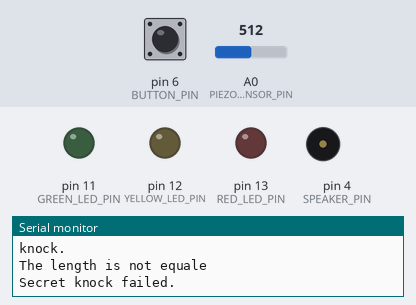
The sketch below on a simulated Arduino Uno, built with avr-gcc and run on an emulated ATmega328P. Shown: output pins drawn as LEDs (lit = HIGH), buzzer (waves = sounding), the last lines printed to the serial monitor. Inputs (shaded band) come from the test bench; at power-on: pin 6 (BUTTON_PIN) LOW, A0 (PIEZO_SENSOR_PIN) = 512. EEPROM starts erased.

Above: at 11.1 s.
11.2 s: pin 6 (BUTTON_PIN) pulled HIGH for 0.15 s
At 12.3 s:
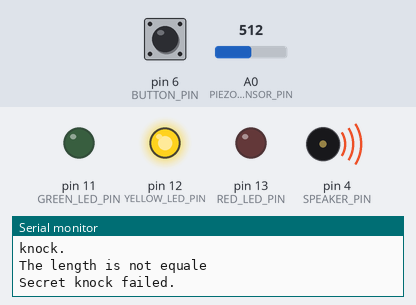
At 14.6 s:
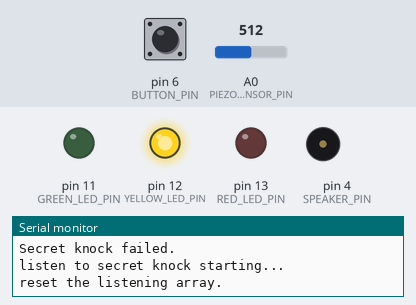
17.9 s: A0 (PIEZO_SENSOR_PIN) set to 548
19.4 s: A0 (PIEZO_SENSOR_PIN) set to 570
Timing chart, 0 to 22.4 s (numbered marks = the images above; inputs shaded):
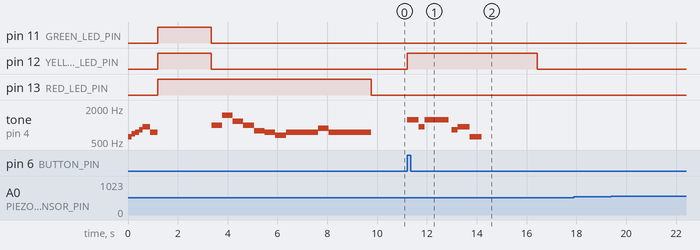

Measured:
- after the input at 11.2 s, pin 12 (YELLOW_LED_PIN): LOW → HIGH at once, → LOW 5.2 s later; tone on pin 4 (SPEAKER_PIN): plays 1245 Hz for 0.48 s, 932 Hz for 0.24 s, 1245 Hz for 0.96 s, 831 Hz for 0.24 s, 932 Hz for 0.48 s, 622 Hz for 0.48 s, starting at once
- after the input at 17.9 s, every drawn part: stays the same
- after the input at 19.4 s, every drawn part: stays the same
- by itself, tone on pin 4 (SPEAKER_PIN): plays 622 Hz for 0.15 s, 698 Hz for 0.15 s, 740 Hz for 0.15 s, 831 Hz for 0.15 s, 932 Hz for 0.30 s, 740 Hz for 0.30 s … (16 notes in this stretch)

The sketch:

EX2.ino
```cpp
/*
                The Secret Knock Detecting Box

The knocking box embedded a piezo sensor for knocking detection.
The Idea behind it is to improve piezo sensitivity and create a more reliable sensor.
The Arduino uses the knocking box as a sensor to record a knocking pattern.
The user can set a recording knocking pattern as a locking code by pressing the program mode button.
Once the user press the program button, the device will play a ringtone and turn on the yellow LED.
The device starts to record the user secret sequence right after the tone and until yellow LED is off.
To enter a secret code attempt to the device, the user has to make a trigger knock.
Once such a trigger established, the device plays a code attempt ringtone, and all LEDs are on.
The device stops to record the attempt once all LEDs are off.
If the attempt succeeded, a Starwar ringtone is played and turn on the green LED.
Otherwise, a failure ringtone is played and turn on the red LED.

* The device uses EEPROM to store the secret code,
 by that, the code does not change when the device is off.

The Circuit:

  * Input:
      Button - 6 - turn into program mode.
      Piezo - A0 - knock sensor.

  * Output:
      Speaker - 9 - play ringtones to indicate user.
      Red Led - 13
      Yello Led - 12
      Green Led - 11

Video link: https://youtu.be/RMhu9U0CG5A


Created By:
  Gilad_Ram #305433260
  Tomer_Maimon #308301498
  Alon_Shprung #203349048
*/


#include <EEPROM.h>

// constants
const byte RED_LED_PIN=  13;
const byte YELLOW_LED_PIN=  12;
const byte GREEN_LED_PIN=  11;
const byte PIEZO_SENSOR_PIN= A0;
const byte SPEAKER_PIN= 4;
const int BUTTON_PIN = 6;
// logic constants
const int rejectValue = 37;        // The max diffrenet value between secret knock and input knock
const int averageRejectValue = 25; // The max average error
const int knockFadeTime = 150;     // Debounce timer between knocks.
const byte INTERVAL_NORMALIZATION_BOUND = 200;
const int MAX_KNOCKS = 30;
const int THRESHOLD = 45;
const int KNOCK_SAMPLE_INTERVAL = 2000;

// Knock variables
byte knockKnockCode[MAX_KNOCKS] = {0, 0, 0, 0, 0}; // Initial with no code... Red Light is ON.
int knockReading[MAX_KNOCKS];
boolean inProgramMode = false;
int pastSoundValue=0;
int currentSoundValue;
int toProgramModebuttonState;
int diffBetweenSensorValues;

// RTTL
char *songATeam = "A-Team:d=8,o=5,b=125:4d#6,a#,2d#6,16p,g#,4a#,4d#";
char *songStarWars = "StarWars:d=4,o=5,b=45:32p,32f#,32f#,32f#,8b.,8f#.6,32e6,32d#6,32c#6,8b.6,16f#.6,32e6,32d#6,32c#6,8b.6,16f#.6,32e6,32d#6,32e6";
char *songGadget = "Gadget:d=16,o=5,b=50:32d#,32f,32f#,32g#,a#,f#";
char *songZelda = "shinobi:d=4,o=5,b=140:b,f#6,d6,b,g,f#,e,2f#.,a,1f#";

// Leds initial state
int redLedState = LOW;
int yellowLedState = LOW;
int greenLedState = LOW;


void setup() {

  // set the digital pin as output:
  pinMode(PIEZO_SENSOR_PIN, INPUT);
  pinMode(BUTTON_PIN, INPUT);
  pinMode(RED_LED_PIN, OUTPUT);
  pinMode(YELLOW_LED_PIN, OUTPUT);
  pinMode(GREEN_LED_PIN, OUTPUT);

  // load date from memory
  loadDataFromMemory();
  Serial.begin(9600);
}


void loop() {

  currentSoundValue  = analogRead(PIEZO_SENSOR_PIN);
  toProgramModebuttonState = digitalRead(BUTTON_PIN);
  diffBetweenSensorValues = currentSoundValue - pastSoundValue;

  if (diffBetweenSensorValues > THRESHOLD){
    // A trigger knock accrued
    play_rtttl(songGadget);
    unlockAttempt();
  }

  pastSoundValue= currentSoundValue;

  if( toProgramModebuttonState == HIGH){
    // Program a new secret code
    digitalWrite(YELLOW_LED_PIN, HIGH);
    play_rtttl(songATeam);
    programNewCode();
  }
}


void resetListeningArray(){
  Serial.println("reset the listening array.");
  int i = 0;
  // First lets reset the listening array.
  for (i=0;i<MAX_KNOCKS;i++){
    knockReading[i]=0;
  }
}


void printListeningArray(){
  Serial.println("printing the listening array.");
  int i = 0;
  // First lets reset the listening array.
  for (i=0;i<MAX_KNOCKS;i++){
    Serial.println(knockKnockCode[i]);
  }
}


void programNewCode(){
  listenToSecretKnock();
  saveNewCodeData();
  // and we blink the green and red alternately to show that program is complete.
  Serial.println("New code stored.");
  printListeningArray();
  digitalWrite(YELLOW_LED_PIN, LOW);
  inProgramMode = false;
}


void unlockAttempt(){
  setAllLeds(HIGH);
  listenToSecretKnock();
  setAllLeds(LOW);
  if (validateKnock() == true){
      // The Knock code is valid!!!
      digitalWrite(GREEN_LED_PIN, HIGH);
      Serial.println("Secret knock succeeded.");
      play_rtttl(songStarWars);
      digitalWrite(GREEN_LED_PIN, LOW);

    }else{
      // The Knock code is not valid!!!
      digitalWrite(RED_LED_PIN, HIGH);
      Serial.println("Secret knock failed.");
      play_rtttl(songZelda);
      digitalWrite(RED_LED_PIN, LOW);
    }
}

// Set all leds to the given value
void setAllLeds(int value){
  digitalWrite(RED_LED_PIN, value);
  digitalWrite(YELLOW_LED_PIN, value);
  digitalWrite(GREEN_LED_PIN, value);
}

void listenToSecretKnock(){
  Serial.println("listen to secret knock starting...");
  int currentNumberOfKnocks=0;               // Incrementer for the array.
  int startTime=millis();                 // Reference for when this knock started.
  int now=millis();
  int timePassed = now - startTime;

  resetListeningArray();

  delay(knockFadeTime);                                 // wait for this peak to fade before we listen to the next one.
  do {
    //listen for the next knock or wait for it to timeout.
    currentSoundValue = analogRead(PIEZO_SENSOR_PIN);
    diffBetweenSensorValues = currentSoundValue - pastSoundValue;
    if (diffBetweenSensorValues >= THRESHOLD){
      // A Knock
      //record the delay time.
      Serial.println(diffBetweenSensorValues);
      Serial.println("knock.");
      now=millis();
      knockReading[currentNumberOfKnocks] = now-startTime;
      currentNumberOfKnocks ++;                             //increment the counter
      startTime=now;
      // and reset our timer for the next knock
      delay(knockFadeTime);                              // again, a little delay to let the knock decay.
    }
    pastSoundValue = currentSoundValue;
    now=millis();
    timePassed = now -startTime;
  } while ((timePassed < KNOCK_SAMPLE_INTERVAL)
              && (currentNumberOfKnocks < MAX_KNOCKS));
}

void saveNewCodeData(){
  Serial.println("Storing new code.");
  int maxInterval = getMaxKnockInterval();
  int i = 0;
  for (i=0;i<MAX_KNOCKS;i++){
        // normalize the times
        knockKnockCode[i]= map(knockReading[i],0, maxInterval, 0, INTERVAL_NORMALIZATION_BOUND);
        EEPROM.write(i, knockKnockCode[i]);
      }
}

void loadDataFromMemory(){
  Serial.println("Loading code from memory...");
  int i = 0;
  for (i=0;i<MAX_KNOCKS;i++){
        knockKnockCode[i]= EEPROM.read(i);
      }
}

int getMaxKnockInterval(){
  int maxKnockInterval = 0;
  int currentInterval = 0;
  int i=0;
  for (i=0; i< MAX_KNOCKS; i++){
    // normalize the times
    currentInterval = knockReading[i];
    if (knockReading[i] > maxKnockInterval){
        maxKnockInterval = knockReading[i];
    }
  }
  return maxKnockInterval;
}

/* Compare the reading knock to the secret knock code.
   The comparison of the knocks is calculated with an error rate.
   returns true - valid code
           false - invalid code.
*/
boolean validateKnock(){
  int secretKnockCount = compareLengths();
  if(secretKnockCount == -1){
    // There is a diffrence in the length of the codes
    return false;
  }
  // Once the length is the same we can check the content.
  int i;
  int totaltimeDifferences=0;
  int timeDiff=0;
  int maxKnockInterval = getMaxKnockInterval();

  for (i=0;i<MAX_KNOCKS;i++){
    // normalize the times
    knockReading[i]= map(knockReading[i],0, maxKnockInterval, 0, INTERVAL_NORMALIZATION_BOUND);
    timeDiff = abs(knockReading[i]-knockKnockCode[i]);
    if (timeDiff > rejectValue){
      Serial.println(timeDiff);
      // a value diff is to big
      return false;
    }
    totaltimeDifferences += timeDiff;
  }
  int totalErrorAverage = totaltimeDifferences/secretKnockCount;
  Serial.print("The total error Average is: "); Serial.println(totalErrorAverage);
  if (totalErrorAverage > averageRejectValue){
    return false;
  }
  return true;
}

int compareLengths(){

  // simply compares the length of the codes
  int currentKnockCount = 0;
  int secretKnockCount = 0;
  int maxKnockInterval = 0;                // We use this later to normalize the times.
  int i=0;

  for (i=0;i<MAX_KNOCKS;i++){
    if (knockReading[i] > 0){
      currentKnockCount++;
    }
    if (knockKnockCode[i] > 0){           //todo: precalculate this.
      secretKnockCount++;
    }
  }

  if (currentKnockCount != secretKnockCount){
    Serial.println("The length is not equale");
    return -1;
  }else{
    Serial.println("The length is equale");
    return secretKnockCount;
  }

}

/*
 * This is the RTTL Part
 * We used the code from the following link
 * http://www.instructables.com/id/Aruino-Tone-RTTL-Player/
 */


#define OCTAVE_OFFSET 0
// These values can also be found as constants in the Tone library (Tone.h)
int notes[] = { 0,
262, 277, 294, 311, 330, 349, 370, 392, 415, 440, 466, 494,
523, 554, 587, 622, 659, 698, 740, 784, 831, 880, 932, 988,
1047, 1109, 1175, 1245, 1319, 1397, 1480, 1568, 1661, 1760, 1865, 1976,
2093, 2217, 2349, 2489, 2637, 2794, 2960, 3136, 3322, 3520, 3729, 3951
};

#define isdigit(n) (n >= '0' && n <= '9')

void play_rtttl(char *p)
{
  // Absolutely no error checking in here

  byte default_dur = 4;
  byte default_oct = 6;
  int bpm = 63;
  int num;
  long wholenote;
  long duration;
  byte note;
  byte scale;

  // format: d=N,o=N,b=NNN:
  // find the start (skip name, etc)

  while(*p != ':') p++;    // ignore name
  p++;                     // skip ':'

  // get default duration
  if(*p == 'd')
  {
    p++; p++;              // skip "d="
    num = 0;
    while(isdigit(*p))
    {
      num = (num * 10) + (*p++ - '0');
    }
    if(num > 0) default_dur = num;
    p++;                   // skip comma
  }

  // get default octave
  if(*p == 'o')
  {
    p++; p++;              // skip "o="
    num = *p++ - '0';
    if(num >= 3 && num <=7) default_oct = num;
    p++;                   // skip comma
  }

  // get BPM
  if(*p == 'b')
  {
    p++; p++;              // skip "b="
    num = 0;
    while(isdigit(*p))
    {
      num = (num * 10) + (*p++ - '0');
    }
    bpm = num;
    p++;                   // skip colon
  }

  // BPM usually expresses the number of quarter notes per minute
  wholenote = (60 * 1000L / bpm) * 4;  // this is the time for whole note (in milliseconds)

  // now begin note loop
  while(*p)
  {
    // first, get note duration, if available
    num = 0;
    while(isdigit(*p))
    {
      num = (num * 10) + (*p++ - '0');
    }

    if(num) duration = wholenote / num;
    else duration = wholenote / default_dur;  // we will need to check if we are a dotted note after

    // now get the note
    note = 0;

    switch(*p)
    {
      case 'c':
        note = 1;
        break;
      case 'd':
        note = 3;
        break;
      case 'e':
        note = 5;
        break;
      case 'f':
        note = 6;
        break;
      case 'g':
        note = 8;
        break;
      case 'a':
        note = 10;
        break;
      case 'b':
        note = 12;
        break;
      case 'p':
      default:
        note = 0;
    }
    p++;

    // now, get optional '#' sharp
    if(*p == '#')
    {
      note++;
      p++;
    }

    // now, get optional '.' dotted note
    if(*p == '.')
    {
      duration += duration/2;
      p++;
    }

    // now, get scale
    if(isdigit(*p))
    {
      scale = *p - '0';
      p++;
    }
    else
    {
      scale = default_oct;
    }

    scale += OCTAVE_OFFSET;

    if(*p == ',')
      p++;       // skip comma for next note (or we may be at the end)

    // now play the note
    if(note)
    {
      tone(SPEAKER_PIN, notes[(scale - 4) * 12 + note]);
      delay(duration);
      noTone(SPEAKER_PIN);
    }
    else
    {
      delay(duration);
    }
  }
}
```
